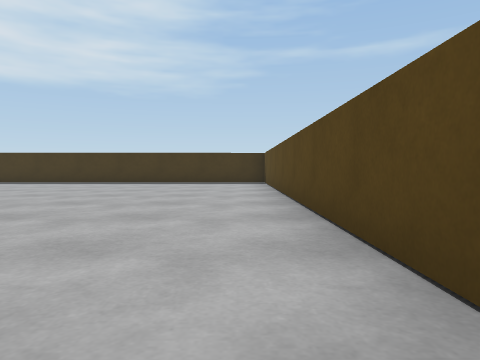
view 1 (above)

24 first-person views from a walk through a scene from a Unity 3-D project. The camera is 0.51 m above the floor, tilts 2° down and sees 70° across. The floor is counted in squares, 1 m on a side. Each view is taken from the middle of a square. On the plan, view 1 faces up. The plan holds only what a view shows up to about 9 squares ahead; the rest is blank. The place goes on beyond the plan. The player is left out.

view 2
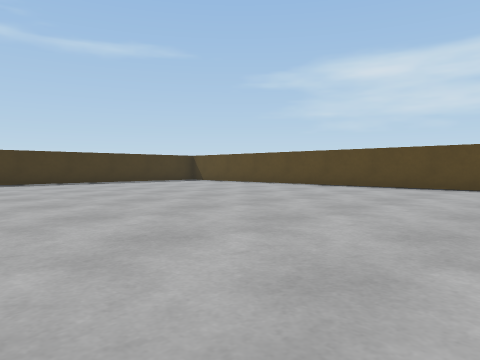

view 3
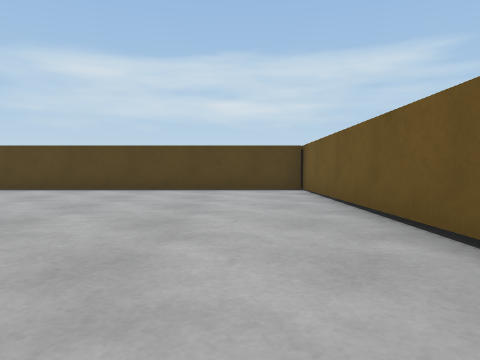

view 4
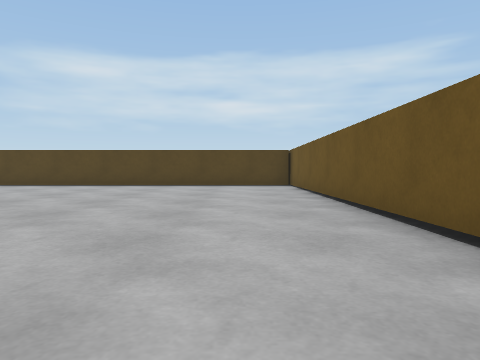

view 5
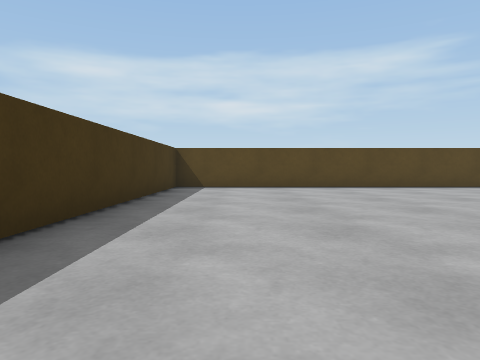

view 6
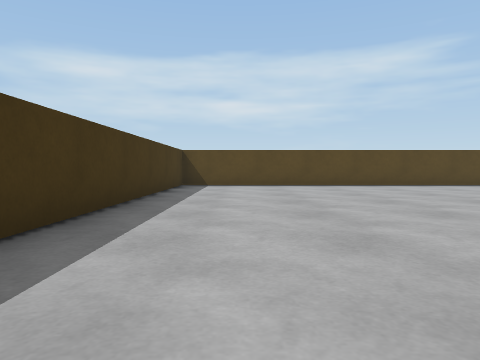

view 7
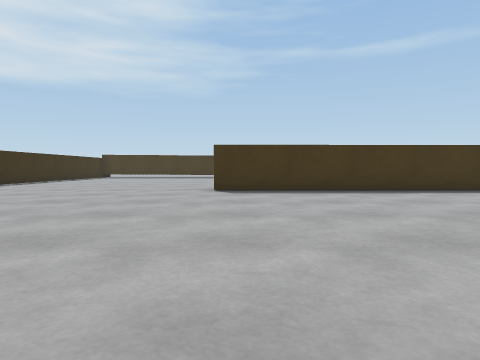

view 8
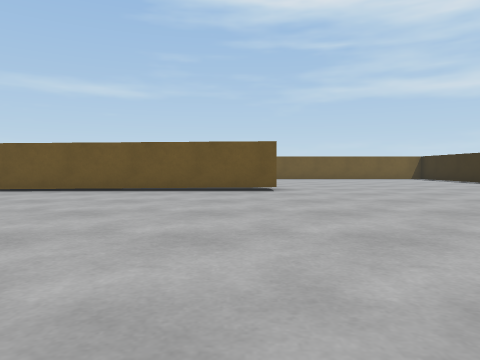

view 9
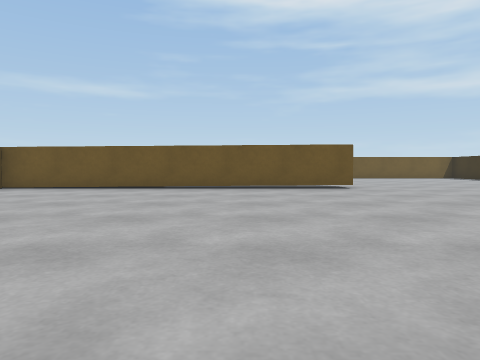

view 10
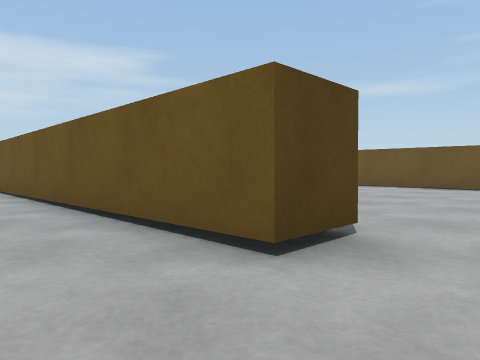

view 11
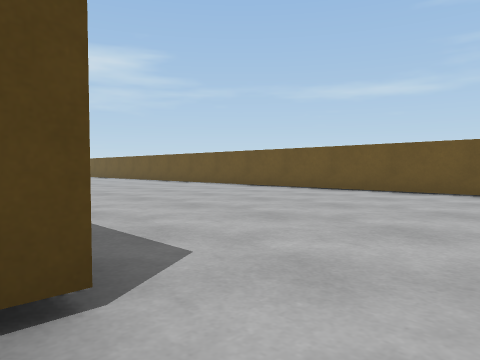

view 12
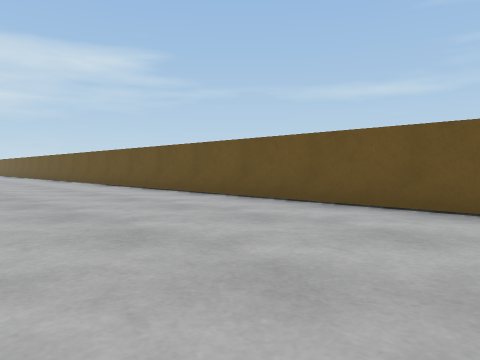

view 13
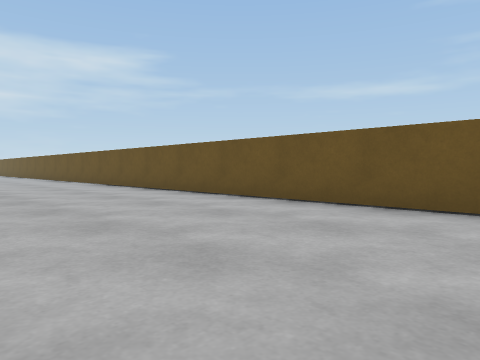

view 14
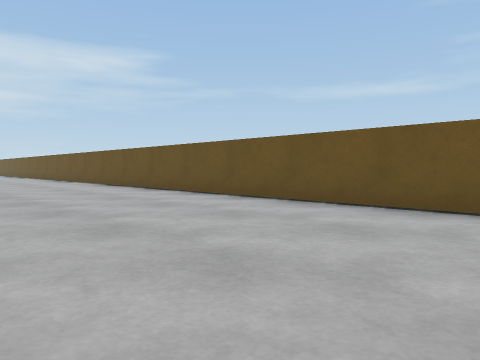

view 15
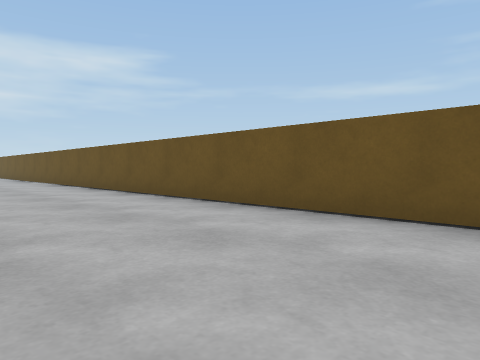

view 16
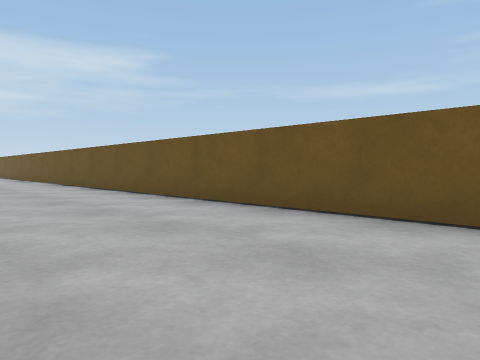

view 17
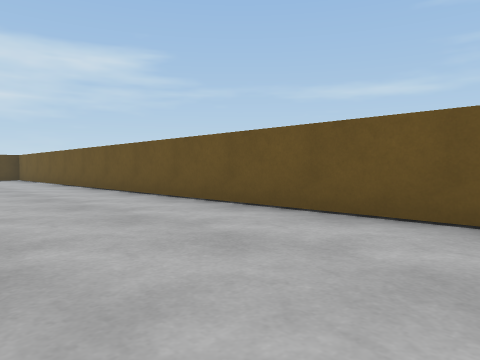

view 18
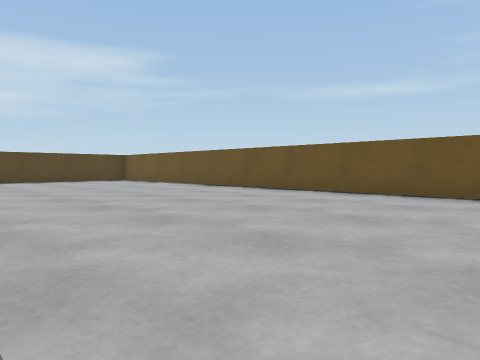

view 19
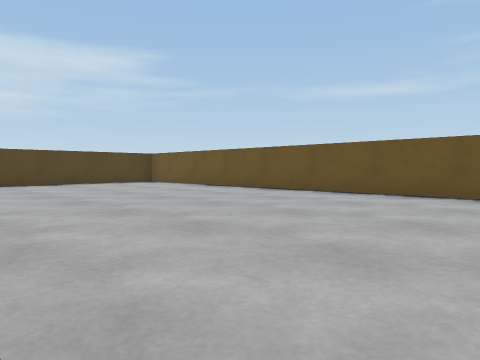

view 20
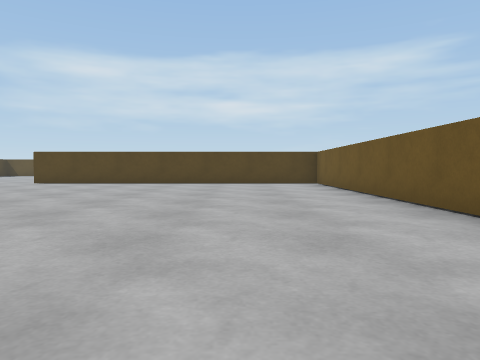

view 21
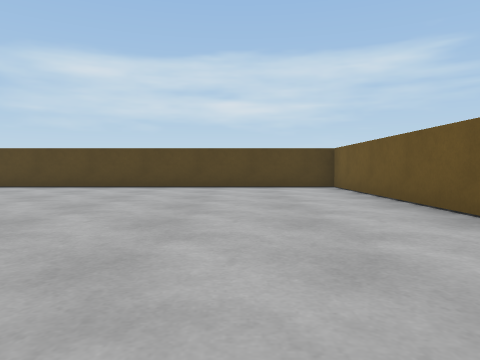

view 22
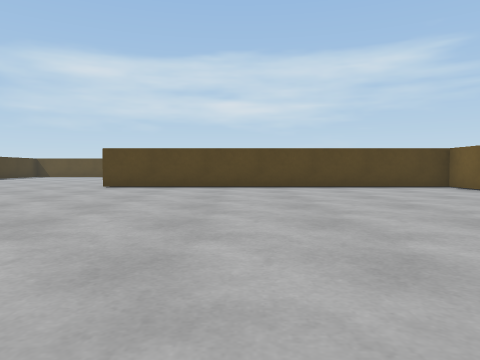

view 23
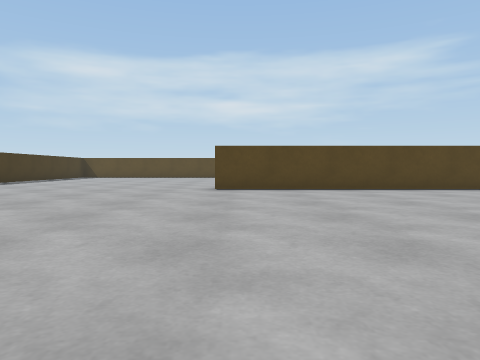

view 24
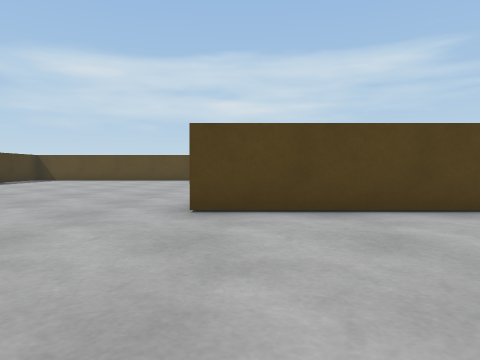

### Floor plan
Points are (right, up) in squares from view 1. A wall is a line through its corners. A room is listed if a view was taken in it or the views show most of it. See-through windows are left out.
Room 1 (views 1, 2, 3, 4, 5, 6, 7, 8, 9, 10)
walls: (-7.8, -1.5) (1.2, -1.5); (0.8, -1.5) (0.8, 11.7) (-8.7, 11.6)
ways out: opening at (-8.5, -2) to room 2; opening at (-9, 12)
Room 2 (views 11, 12, 13, 14, 15, 16, 17, 18, 19, 20, 21, 22, 23, 24)
walls: (-7.8, -2.5) (-7.8, -1.5); (-8.2, -9.3) (29.9, -9.5) (29.9, -0.4)
ways out: opening at (-8.5, -2) to room 1

Where each view was taken, in squares from view 1:
view 1: 0 up, 0 right, facing up
view 2: 0 up, 8 left, facing up-right
view 3: 0 up, 7 left, facing right
view 4: 0 up, 9 left, facing right
view 5: 10 up, 8 left, facing right
view 6: 10 up, 9 left, facing right
view 7: 4 up, 8 left, facing up
view 8: 6 up, 7 left, facing down
view 9: 7 up, 5 left, facing down
view 10: 0 up, 9 left, facing down-right
view 11: 2 down, 9 left, facing down-right
view 12: 5 down, 9 left, facing down-right
view 13: 5 down, 4 left, facing down-right
view 14: 5 down, 1 left, facing down-right
view 15: 6 down, 4 right, facing down-right
view 16: 6 down, 9 right, facing down-right
view 17: 6 down, 14 right, facing down-right
view 18: 3 down, 17 right, facing down-right
view 19: 3 down, 19 right, facing down-right
view 20: 7 down, 19 right, facing right
view 21: 7 down, 21 right, facing right
view 22: 4 down, 21 right, facing right
view 23: 1 down, 22 right, facing right
view 24: 1 down, 26 right, facing right
